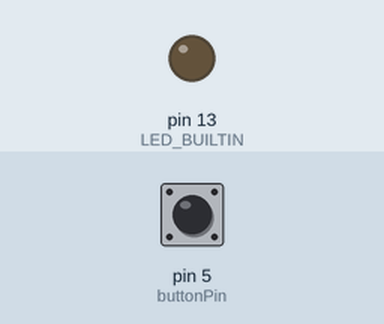
The sketch below on a simulated Arduino Uno, built with avr-gcc and run on an emulated ATmega328P. On the bench: output pins drawn as LEDs (lit = HIGH). The test bench sets the inputs (shaded band); at power-on: pin 5 (buttonPin) LOW.

Above: at 1.2 s.
1.3 s: pin 5 (buttonPin) pulled HIGH for 0.15 s
At 1.37 s:
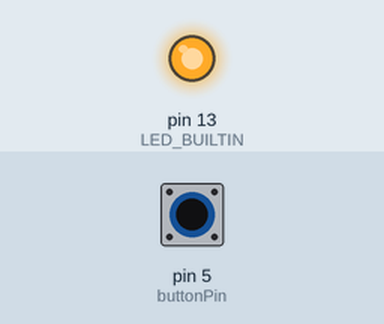
2.9 s: pin 5 (buttonPin) pulled HIGH for 3.2 s
At 7.5 s:
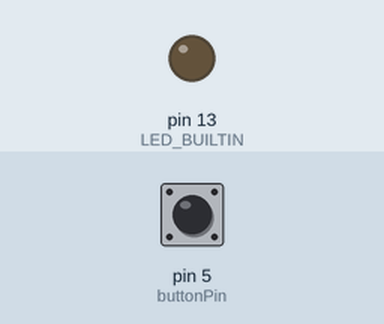
Timing chart, 0 to 9.0 s (numbered marks = the images above; inputs shaded):
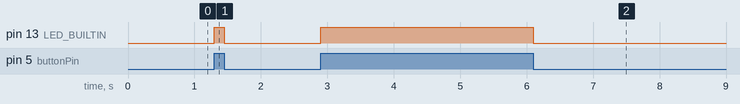

The sketch:

on-off-Led.ino
```cpp
const int buttonPin = 5;  // Pin for the button
int buttonPressCount = 0; // Counter for button presses
int lol = 0;

// the setup function runs once when you press reset or power the board
void setup() {
  Serial.begin(9600);
  // initialize digital pin LED_BUILTIN as an output.
  pinMode(LED_BUILTIN, OUTPUT);
  pinMode(buttonPin, INPUT);   // Set the button pin as input
}

void loop() {
  static bool lastButtonState = LOW; // Variable to store the previous button state

  if (digitalRead(buttonPin) == HIGH && lastButtonState == LOW) {
    if (lol == 5) {
      // Increment the counter when the button is pressed
      buttonPressCount++;
      Serial.print("Button pressed ");
      Serial.print(buttonPressCount);
      Serial.println(" times.");
    } else {
      lol++;
    }
  }

  // Update the LED based on button state
  if (digitalRead(buttonPin) == HIGH) {
    digitalWrite(LED_BUILTIN, HIGH); // Turn the LED on
  } else {
    digitalWrite(LED_BUILTIN, LOW);  // Turn the LED off
  }

  // Save the current button state
  lastButtonState = digitalRead(buttonPin);
}
```

Measured:
- after the input at 1.3 s, pin 13 (LED_BUILTIN): LOW → HIGH at once, → LOW 0.15 s later
- after the input at 2.9 s, pin 13 (LED_BUILTIN): LOW → HIGH at once, → LOW 3.2 s later
